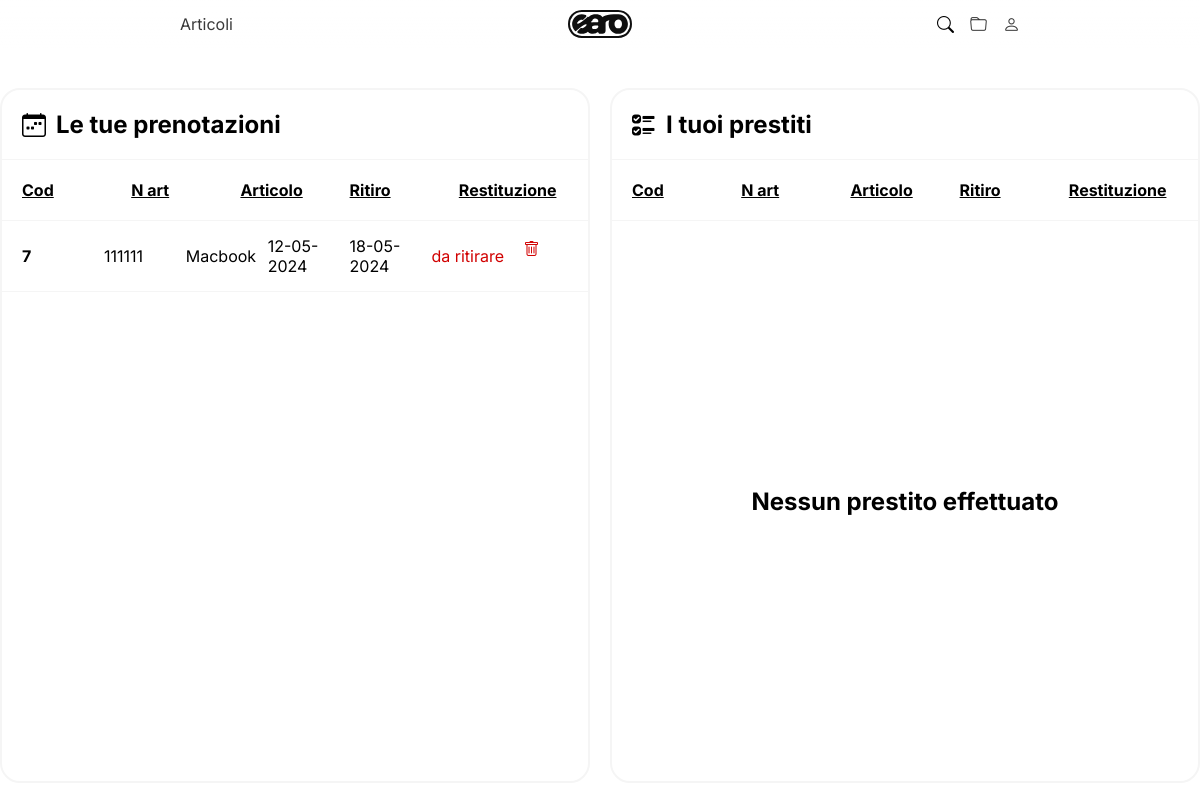
The app's page /php/prestitiprenotazioni.php (signed in) with its own data.
### tables this page shows
CREATE TABLE `prenotazioni` (
  `id_prenotazione` int(20) NOT NULL,
  `fk_articolo` int(20) NOT NULL,
  `fk_utente` int(20) NOT NULL,
  `data_ritiro` date NOT NULL,
  `data_restituzione` date NOT NULL,
  `stato` set('da ritirare','ritirato') NOT NULL
);

CREATE TABLE `articoli` (
  `id_articolo` int(11) NOT NULL,
  `numero_inventario` varchar(11) NOT NULL,
  `stato` set('disponibile','guasto','in prestito','prenotato') NOT NULL,
  `fk_categoria` int(11) NOT NULL,
  `fk_centro` int(11) NOT NULL,
  `nome` varchar(30) NOT NULL,
  `colore` varchar(20) NOT NULL,
  `img` varchar(100) NOT NULL,
  `descrizione` varchar(300) NOT NULL
);

### php/prestitiprenotazioni.php (the view, shortened to what this page needs)
<html>
<head>
    <link rel="stylesheet" type="text/css" href="../css/user.css">
    <link rel="stylesheet" type="text/css" href="../css/general.css">
</head>
<body>
    <nav class="navbar">
        <div class="container">
            <div class="navbar-links-left">
                <a href="./articoli.php">Articoli</a>
            </div>
            <div class="navbar-logo">
                <a href="../index.php"><img src="../img/logo/logo-black.svg" /></a>
            </div>
            <div class="navbar-icons">
                <form id="searchForm" action="./search.php" method="GET">
                    <div class="search-container">
                        <i id="searchIcon" class="bi bi-search"></i>
                    </div>
                </form>
                <?php
                if(isset($_SESSION['user_id'])) {
                    echo '<a href="./prestitiprenotazioni.php"><i class="bi bi-folder"></i></a>
                          <a href="./user.php"><i class="bi bi-person"></i></a>';
                } else {
                    echo '<button class="button-21" role="button" onclick="window.location.href=\'../html/login.html\'">Accedi</button>';
                }
                ?>
            </div>
        </div>
    </nav>
    <section>
        <div class="col-pres">
            <div class="row">
                <div class="account-box">
                    <div class="box-title art">
                        <i class="bi bi-calendar-week icon-title"></i>
                        <h1>Le tue prenotazioni</h1>
                    </div>
                    <div class="line"></div>
                    <div class="box-data top-tab">
                        <p><u><strong>Cod</strong></u></p>
                        <p><u><strong>N art</strong></u></p>
                        <p><u><strong>Articolo</strong></u></p>
                        <p><u><strong>Ritiro</strong></u></p>
                        <p><u><strong>Restituzione</strong></u></p>
                    </div>
                    <div class="line"></div>
                    <div class="scrollable-section">
                        <?php
                            require_once './db.php';
                            if (isset($_SESSION['user_id'])) {
                                $idutente = $_SESSION['user_id'];
                                $sql = "SELECT * FROM prenotazioni WHERE fk_utente = ? ORDER BY FIELD(stato, 'da ritirare', 'ritirato'), data_ritiro";
                                $stmt = $conn->prepare($sql);
                                $bindResult = $stmt->bind_param("i", $idutente);
                                $executeResult = $stmt->execute();
                                $result = $stmt->get_result();
                                if ($result->num_rows > 0) {
                                    while ($row = $result->fetch_assoc()) {
                                        $idprenotazione = $row['id_prenotazione'];
                                        $fk_articolo = $row['fk_articolo'];
                                        $dataritiro = $row['data_ritiro'];
                                        $dataritiro_format = DateTime::createFromFormat('Y-m-d', $row['data_ritiro']);
                                        $dataritiro_format = $dataritiro_format -> format('d-m-Y');
                                        $datarestituzione_format = DateTime::createFromFormat('Y-m-d', $row['data_restituzione']);
                                        $datarestituzione_format = $datarestituzione_format -> format('d-m-Y');
                                        $stato = $row['stato'];
                                        $sql = "SELECT * FROM articoli WHERE id_articolo = ?";
                                        $stmt = $conn->prepare($sql);
                                        $bindResult = $stmt->bind_param("i", $fk_articolo);
                                        $executeResult = $stmt->execute();
                                        $resultArticolo = $stmt->get_result();
                                        $rowArticolo = $resultArticolo->fetch_assoc();
                                        echo '<div class="box-data">
                                                <div class="articolo">
                                                    <p><strong>'.$idprenotazione.'</strong></p>
                                                    <p>'.$rowArticolo['numero_inventario'].'</p>
                                                    <p>'.ucfirst($rowArticolo['nome']).'</p>
                                                    <p>'.$dataritiro_format.'</p>
                                                    <p>'.$datarestituzione_format.'</p>';
                                                    if ($stato == 'da ritirare') {
                                                        echo '<p class="trash">'.$stato.'</p>';
                                                    }else{
                                                        echo '<p class="disponibile">'.$stato.'</p>';
                                                    }
                                        echo '  </div>';
                                                $data_odierna = date('Y-m-d');
                                                if ($dataritiro > $data_odierna && $stato == 'da ritirare') {
                                                    echo '<div class="btns">
                                                            <div id="popup-overlay" style="display: none;"></div>
                                                            <a href="#" class="open-popup-delete" data-id="'.$idprenotazione.'">
                                                                <i class="bi bi-trash trash"></i>
                                                            </a>
                                                            <div id="popup-del" class="popup" style="display: none;">
                                                                <div class="popup-content">
                                                                </div>
                                                            </div>
                                                          </div>';
                                                }
                                        echo '</div>
                                            <div class="line"></div>';
                                    }
                                } else {
                                    echo "<div class='no-data'><strong><p>Nessuna prenotazione effettuata</p></strong></div>";
                                }
                            } else {
                                header('Location: login.php');
                            }
                        ?>
                    </div>
                </div>
                <div class="account-box prest-pren-margin">
                    <div class="box-title art">
                        <i class="bi bi-ui-checks icon-title"></i>
                        <h1>I tuoi prestiti</h1>
                    </div>
                    <div class="line"></div>
                    <div class="box-data top-tab">
                        <p><u><strong>Cod</strong></u></p>
                        <p><u><strong>N art</strong></u></p>
                        <p><u><strong>Articolo</strong></u></p>
                        <p><u><strong>Ritiro</strong></u></p>
                        <p><u><strong>Restituzione</strong></u></p>
                    </div>
                    <div class="line"></div>
                    <div class="scrollable-section">
                        <?php
                            require_once './db.php';
                            if (isset($_SESSION['user_id'])) {
                                $idutente = $_SESSION['user_id'];
                                $sql = "SELECT * FROM prestiti WHERE fk_utente = ? ORDER BY FIELD(stato, 'non restituito', 'restituito'), data_inizio_prestito";
                                $stmt = $conn->prepare($sql);
                                $bindResult = $stmt->bind_param("i", $idutente);
                                $executeResult = $stmt->execute();
                                $result = $stmt->get_result();
                                $printedEffettuatiHeaderpres = false;
                                if ($result->num_rows > 0) {
                                    while ($row = $result->fetch_assoc()) {
                                        $idprestito = $row['id_prestito'];
                                        $fk_articolo = $row['fk_articolo'];
                                        $dataritiro = $row['data_inizio_prestito'];
                                        $dataritiro_format = DateTime::createFromFormat('Y-m-d', $row['data_inizio_prestito']);
                                        $dataritiro_format = $dataritiro_format -> format('d-m-Y');
                                        $datascadenza = $row['data_scadenza_prestito'];
                                        $datascadenza_format = DateTime::createFromFormat('Y-m-d', $row['data_scadenza_prestito']);
                                        $datascadenza_format = $datascadenza_format -> format('d-m-Y');
                                        $datarestituzione = $row['data_restituzione'];
                                        $datarestituzione_format = DateTime::createFromFormat('Y-m-d', $row['data_restituzione']);
                                        $datarestituzione_format = $datarestituzione_format -> format('d-m-Y');
                                        $statoprestito = $row['stato'];
                                        $sql = "SELECT * FROM articoli WHERE id_articolo = ?";
                                        $stmt = $conn->prepare($sql);
                                        $bindResult = $stmt->bind_param("i", $fk_articolo);
                                        $executeResult = $stmt->execute();
                                        $resultArticolo = $stmt->get_result();
                                        $rowArticolo = $resultArticolo->fetch_assoc();
                                        if ($statoprestito == 'restituito' && !$printedEffettuatiHeaderpres) {
                                            echo '<div class="braker">
                                                    <i class="bi bi-chevron-down"></i>
                                                    <p><strong>Restituiti</strong></p>
                                                    <i class="bi bi-chevron-down"></i>
                                                </div>';
                                            $printedEffettuatiHeaderpres = true;
                                        }
                                        echo '<div class="box-data">
                                                <div class="articolo">
                                                    <p><strong>'.$idprestito.'</strong></p>
                                                    <p>'.$rowArticolo['numero_inventario'].'</p>
                                                    <p>'.ucfirst($rowArticolo['nome']).'</p>
                                                    <p>'.$dataritiro_format.'</p>
                                                    <p>'.$datascadenza_format.'</p>';
                                                    if (!empty($datarestituzione)) {
                                                        echo '<p>'.$datarestituzione_format.'</p>';
                                                    }else{
                                                        echo '<p class="trash">Non restituito</p>';
                                                    }
                                        echo '  </div>
                                            </div>';
                                    }
                                } else {
                                    echo "<div class='no-data'><strong><p>Nessun prestito effettuato</p></strong></div>";
                                }
                            } else {
                                header('Location: login.php');
                            }
                        ?>
                    </div>
                </div>
            </div>
        </div>
    </section>
</body>
</html>

### css/user.css (style rules this page uses)
.account-box { border-radius: 20px; border: 2px solid #f5f5f5; display: flex; flex-direction: column; align-items: start; width: 50%; height: auto; }
.account-box a { text-decoration: none; color: #111111; }
.line { height: 1px; background-color: #f5f5f5; width: 100%; }
.row { display: flex; justify-content: space-between; align-items: center; flex-direction: row; width: 100%; max-width: 1400px; }
.col-pres { display: flex; justify-content: center; align-items: center; flex-direction: column; width: 100%; padding-top: 40px; }
.box-title { display: flex; justify-content: space-between; align-items: center; flex-direction: row; width: calc(100% - 50px); margin: 20px; }
.box-title h1 { font-size: 24px; margin: 0; }
.art { justify-content: start; }
.icon-title { margin-right: 10px; font-size: 24px; }
.box-data { display: flex; flex-direction: row; justify-content: space-between; align-items: start; width: calc(100% - 40px); margin: 0 20px; height: auto; }
.articolo p { margin: 0; }
.box-data p { width: 100%; margin: 0; }
.prest-pren-margin { margin-left: 20px; }
.articolo { display: flex; flex-direction: row; justify-content: space-between; align-items: center; width: 90%; margin: 15px 0; }
.top-tab { margin: 20px 20px; display: flex; flex-direction: row; justify-content: space-between; align-items: center; }
.scrollable-section { overflow-y: auto; height: 70vh; width: 100%; }
.no-data { display: flex; justify-content: center; align-items: center; flex-direction: column; width: 100%; height: 100%; font-size: 24px; }
.btns { display: flex; flex-direction: row; justify-content: space-between; align-items: center; width: 10%; margin: 10px 0; }
.btns a { width: 36px; height: 36px; text-decoration: none; color: #111111; display: flex; justify-content: center; align-items: center; border-radius: 500px; }
.trash { color: #d10000; }

### css/general.css (style rules this page uses)
html, body { margin: 0px; font-family: "Inter"; }
.navbar { background: rgb(255, 255, 255); background: linear-gradient(180deg, rgba(255, 255, 255, 1) -15%, rgba(255, 255, 255, 0) 130%); backdrop-filter: blur(20px); padding: 0 15vw; position: sticky; overflow: hidden; top: 0; z-index: 9999; height: 48px; align-items: center; display: flex; justify-content: center; }
.container { display: flex; justify-content: space-between; align-items: center; max-width: 1024px; }
.navbar-links-left { width: 30vw; display: flex; gap: 32px; }
.navbar a { color: #3a3a3a; text-decoration: none; }
.navbar-logo { flex-grow: 1; text-align: center; width: 10vw; }
.navbar-logo img { height: 28px; width: auto; }
.navbar-icons { display: flex; justify-content: flex-end; width: 30vw; height: 20px; gap: 16px; align-items: center; }
.navbar-icons i { align-items: center; font-size: 17px; }
.search-container { position: relative; }
#searchform { right: 0; top: 0; bottom: 0; left: 0; height: 0%; }

### records on screen
prenotazioni: id_prenotazione "7", articoli.numero_inventario "111111", articoli.nome "Macbook", data_ritiro "12-05-2024", data_restituzione "18-05-2024", stato "da ritirare"
